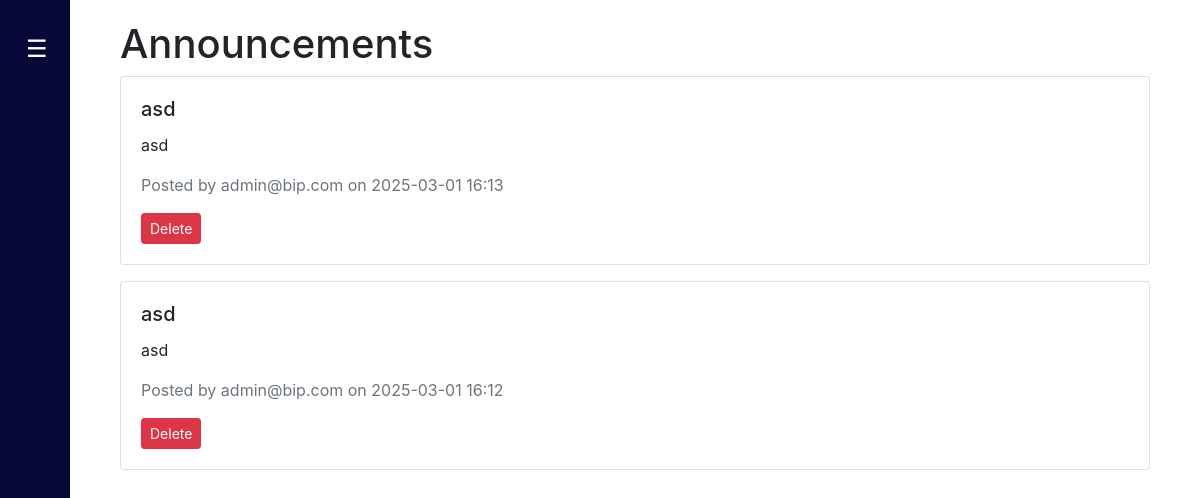
Page /announcements (signed in) on the committed database.
### Website/models.py (models this page shows, shortened)
class Announcement(db.Model):
    id = db.Column(db.Integer, primary_key=True)
    title = db.Column(db.String(255), nullable=False)  # Title of the announcement
    content = db.Column(db.Text, nullable=False)  # Content of the announcement
    created_at = db.Column(db.DateTime, default=db.func.current_timestamp())  # Timestamp
    user_id = db.Column(db.Integer, db.ForeignKey('user.id'), nullable=False)  # User who created the announcement
    user = db.relationship('User', backref='announcements')  # Relationship to User

class User(db.Model, UserMixin):
    id = db.Column(db.Integer, primary_key=True)
    email = db.Column(db.String(150), unique=True, nullable=False)
    firstName = db.Column(db.String(150), nullable=False)  # For first name
    password = db.Column(db.String(150), nullable=False)  # For storing password hash
    is_admin = db.Column(db.Boolean, default=False)  # Optional: for admin flag

### Website/views.py (the view)
@views.route('/announcements')
@login_required
def announcements():
    announcements = Announcement.query.order_by(Announcement.created_at.desc()).all()
    return render_template('announcements.html', announcements=announcements, user=current_user)

### Website/templates/announcements.html (shortened to what this page needs)
{% extends "base.html" %}
{% block content %}
<div class="container">
    <h1>Announcements</h1>
    {% if announcements %}
        {% for announcement in announcements %}
            <div class="card mb-3">
                <div class="card-body">
                    <h5 class="card-title">{{ announcement.title }}</h5>
                    <p class="card-text">{{ announcement.content }}</p>
                    <p class="text-muted">Posted by {{ announcement.user.email }} on {{ announcement.created_at.strftime('%Y-%m-%d %H:%M') }}</p>
                    {% if current_user.id == announcement.user_id or current_user.is_admin %}
                        <form action="{{ url_for('views.delete_announcement', announcement_id=announcement.id) }}" method="POST" style="display:inline;">
                            <button type="submit" class="btn btn-danger btn-sm">Delete</button>
                        </form>
                    {% endif %}
                </div>
            </div>
        {% endfor %}
    {% else %}
        <p>No announcements yet.</p>
    {% endif %}
</div>
{% endblock %}

### Website/templates/base.html (style rules this page uses)
body { display: flex; min-height: 100vh; overflow-x: hidden; }

### rows in the picture
Announcement: title "asd", content "asd", user.email "admin@bip.com", created_at "2025-03-01 16:13"
Announcement: title "asd", content "asd", user.email "admin@bip.com", created_at "2025-03-01 16:12"
